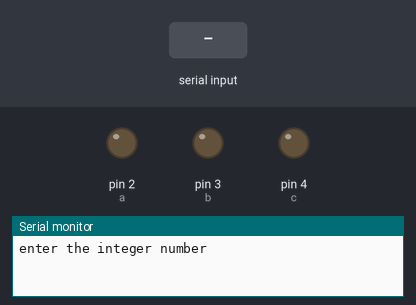
Bench run of a sketch on a simulated Arduino Uno, built with avr-gcc and run on an emulated ATmega328P. Parts: output pins drawn as LEDs (lit = HIGH), the last lines printed to the serial monitor. The inputs (shaded band) are chosen by the test bench.

Above: at 1.2 s.
1.3 s: "90,45\n" received over Serial
At 3.4 s:
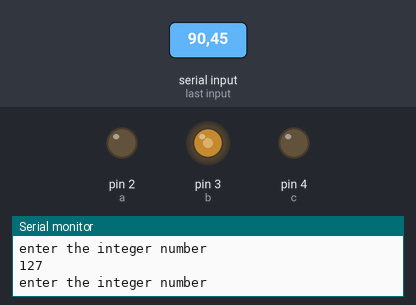
Timing chart, 0 to 4.9 s (numbered marks = the images above; inputs shaded):
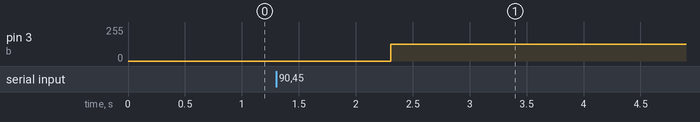

The sketch:

if_else.ino
```cpp
int a = 2;
int b = 3;
int c = 4;
int t;
int pin = A0;
int readvalue;
int writevalve;

void setup() {
  pinMode(pin,INPUT);
  Serial.begin(9600);
  pinMode(a,OUTPUT);
  pinMode(b,OUTPUT);
  pinMode(c,OUTPUT);
}

void loop() {
  // put your main code here, to run repeatedly:
  Serial.println("enter the integer number");
  while(Serial.available() == 0){
  }
  t = Serial.parseInt();

   if(t ==3)
  {
    readvalue = analogRead(pin);
  writevalve = (255./1023.)*readvalue;

    analogWrite(a,writevalve);
    Serial.println(writevalve);
  }
  else if(t<3)
  {
    readvalue = analogRead(pin);
  writevalve = (255./1023.)*readvalue;

    analogWrite(b,writevalve);
    Serial.println(writevalve);
   }
  else
  {

    analogWrite(c,writevalve);
    Serial.println(writevalve);
  }
}
```

Measured:
- after the input at 1.3 s, pin 3 (b): 0/255 → 127/255 after 1.0 s
